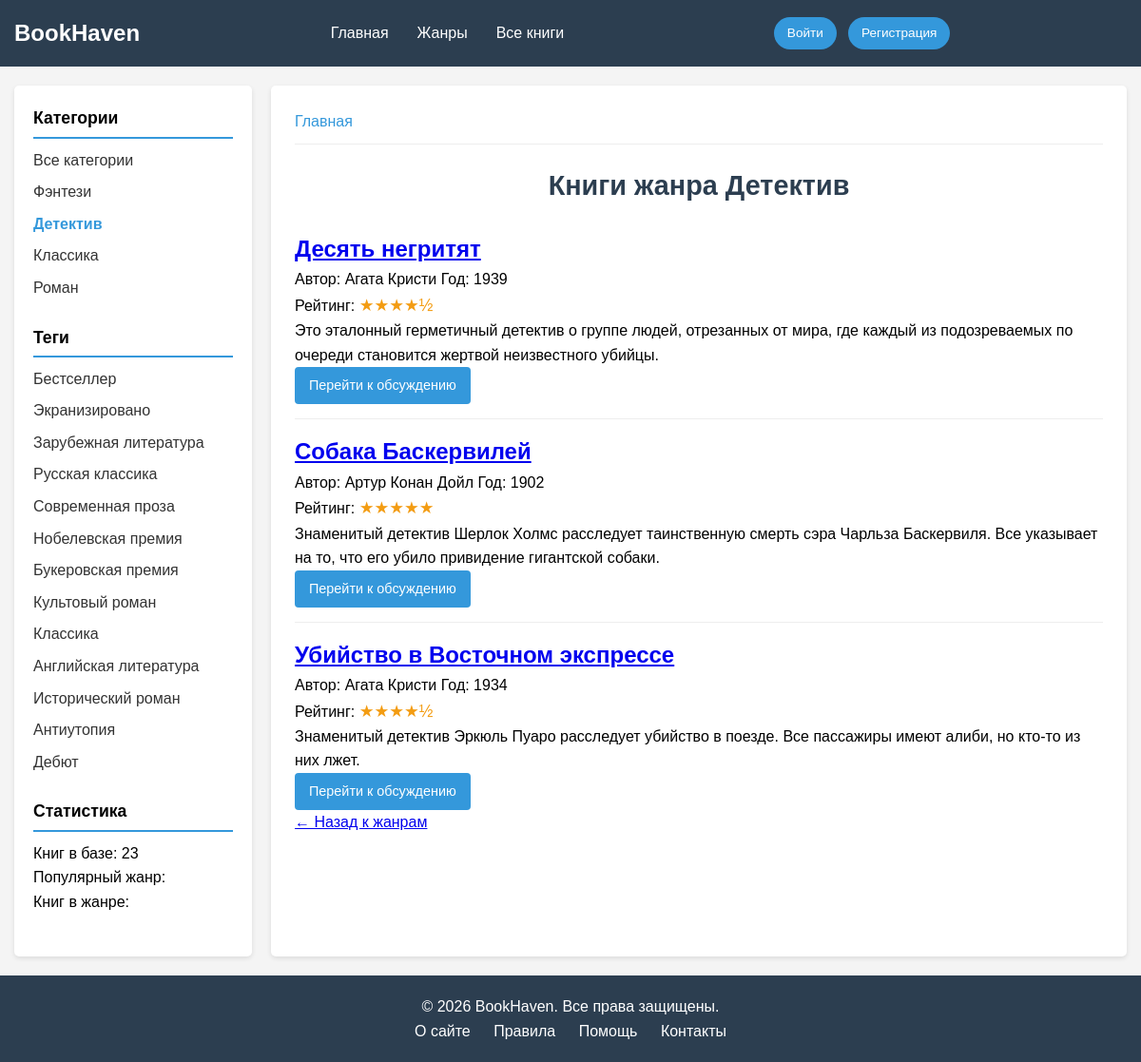
The page /genre/detective/ on the database its author committed.
### pages/models.py (models this page shows, shortened)
class Category(models.Model):
    name = models.CharField(max_length=100, db_index=True, verbose_name="Название")
    slug = models.SlugField(max_length=255, unique=True, db_index=True, verbose_name="URL")
    class Meta:
        verbose_name = 'Категория'
        verbose_name_plural = 'Категории'

class TagPost(models.Model):
    tag = models.CharField(max_length=100, db_index=True, verbose_name="Тег")
    slug = models.SlugField(max_length=255, unique=True, db_index=True, verbose_name="URL")
    class Meta:
        verbose_name = 'Тег'
        verbose_name_plural = 'Теги'

class Book(models.Model):
    class Status(models.IntegerChoices):
        DRAFT = 0, 'Черновик'
        PUBLISHED = 1, 'Опубликовано'
    photo = models.ImageField(
        upload_to='books_photos/%Y/%m/%d/',
        blank=True,
        null=True,
        verbose_name="Изображение книги"
    )
    title = models.CharField(max_length=255, verbose_name="Название")
    slug = models.SlugField(max_length=255, unique=True, db_index=True, verbose_name="URL")
    author = models.CharField(max_length=255, verbose_name="Автор")
    content = models.TextField(blank=True, verbose_name="Описание")
    genre = models.CharField(max_length=50, blank=True, default='', verbose_name="Жанр")
    year = models.IntegerField(default=2000, verbose_name="Год издания")
    rating = models.FloatField(default=0.0, verbose_name="Рейтинг")
    time_create = models.DateTimeField(auto_now_add=True, verbose_name="Время создания")
    time_update = models.DateTimeField(auto_now=True, verbose_name="Время обновления")
    is_published = models.IntegerField(choices=Status.choices, default=Status.DRAFT, verbose_name="Статус")
    cat = models.ForeignKey(Category, on_delete=models.PROTECT, null=True, blank=True, related_name='books', verbose_name="Категория")
    tags = models.ManyToManyField(TagPost, blank=True, related_name='books', verbose_name="Теги")
    author_user = models.ForeignKey(
        settings.AUTH_USER_MODEL,
        on_delete=models.SET_NULL,
        null=True,
        blank=True,
        related_name='books',
        verbose_name="Добавил на форум"
    )
    objects = models.Manager()
    published = PublishedManager()
    class Meta:
        ordering = ['-time_create']
        verbose_name = 'Книга'
        verbose_name_plural = 'Книги'

### books/views.py (the view)
# urls.py: path('genre/<slug:genre_slug>/', views.genre_detail, name='genre_detail'),
def genre_detail(request, genre_slug):
    category = get_object_or_404(Category, slug=genre_slug)
    books = Book.published.filter(cat=category)
    total_books = Book.published.count()
    categories = Category.objects.all()
    tags = TagPost.objects.all()
    context = {
        'title': f'Книги жанра {category.name}',
        'genre_name': category.name,
        'genre_slug': genre_slug,
        'books': books,
        'categories': categories,
        'tags': tags,
        'online_users': 42,
        'selected_category': category.id,
        'total_books': total_books,
        'total_users': 1234,
    }
    return render(request, 'pages/genre_detail.html', context)

### pages/models.py (called while the page is built)
    def get_queryset(self):
        return super().get_queryset().filter(is_published=Book.Status.PUBLISHED)

### pages/templatetags/book_tags.py (called while the page is built)
@register.simple_tag
def book_rating_stars(rating):
    full = int(rating)
    half = 1 if rating - full >= 0.5 else 0
    empty = 5 - full - half
    stars = '★' * full + '½' * half + '☆' * empty
    return mark_safe(f'<span class="rating-stars">{stars}</span>')

### templates/pages/genre_detail.html
{% extends 'pages/base.html' %}
{% load book_tags %}
{% block content %}
    {% if books %}
        <div class="books-list">
            {% for book in books %}
                <div class="book-item">
                    <h2 class="book-item__title">
                        <a href="{% url 'book_detail' book.slug %}">{{ book.title }}</a>
                    </h2>
                    <div class="book-item__meta">
                        <span class="book-item__author">Автор: {{ book.author }}</span>
                        <span class="book-item__year">Год: {{ book.year }}</span>
                    </div>
                    <div class="book-item__rating">
                        Рейтинг: {% book_rating_stars book.rating %}
                    </div>
                    <p class="book-item__description">
                        {{ book.content|truncatewords:30 }}
                    </p>
                    <a href="{% url 'book_detail' book.slug %}" class="btn">
                        Перейти к обсуждению
                    </a>
                </div>
                {% if not forloop.last %}<hr>{% endif %}
            {% endfor %}
        </div>
    {% else %}
        <p>В этом жанре пока нет книг.</p>
    {% endif %}
    <p><a href="{% url 'genres' %}">← Назад к жанрам</a></p>
{% endblock %}

### templates/pages/base.html (shortened to what this page needs)
<!DOCTYPE html>
{% load static %}
{% load book_tags %}
<html lang="ru">
<head>
    <link rel="stylesheet" href="{% static 'pages/css/style.css' %}">
</head>
<body>
    <div class="wrapper">
        <header class="header">
            <div class="container">
                <div class="header__inner">
                    <a href="{% url 'home' %}" class="logo">BookHaven</a>
                    <nav class="nav">
                        <ul class="menu">
                            <li class="menu__item"><a href="{% url 'home' %}" class="menu__link">Главная</a></li>
                            <li class="menu__item"><a href="{% url 'genres' %}" class="menu__link">Жанры</a></li>
                            <li class="menu__item"><a href="{% url 'all_books' %}" class="menu__link">Все книги</a></li>
                        </ul>
                    </nav>
                    <div class="user-menu">
                        {% if user.is_authenticated %}
                            <span class="user-name">{{ user.username }}</span>
                            <a href="{% url 'users:profile' %}" class="btn btn-small">Профиль</a>
                            <form method="post" action="{% url 'users:logout' %}" style="display: inline;">
                                {% csrf_token %}
                                <button type="submit" class="btn btn-small">Выйти</button>
                            </form>
                        {% else %}
                            <a href="{% url 'users:login' %}" class="btn btn-small">Войти</a>
                            <a href="{% url 'users:register' %}" class="btn btn-small">Регистрация</a>
                        {% endif %}
                    </div>
                </div>
            </div>
        </header>
        <main class="main">
            <div class="container">
                <div class="content-wrapper">
                    <aside class="sidebar">
                        <div class="sidebar__section">
                            <h3 class="sidebar__title">Категории</h3>
                            <ul class="sidebar__menu">
                                <li class="{% if selected_category == 0 %}selected{% endif %}">
                                    <a href="{% url 'home' %}">Все категории</a>
                                </li>
                                {% for category in categories %}
                                    <li class="{% if category.id == selected_category %}selected{% endif %}">
                                        <a href="{% url 'category' category.slug %}">
                                            {{ category.name }}
                                        </a>
                                    </li>
                                {% endfor %}
                            </ul>
                        </div>
                        <div class="sidebar__section">
                            <h3 class="sidebar__title">Теги</h3>
                            <ul class="sidebar__menu">
                                {% for tag in tags %}
                                    <li><a href="{% url 'tag' tag.slug %}">{{ tag.tag }}</a></li>
                                {% empty %}
                                    <li>Теги не добавлены</li>
                                {% endfor %}
                            </ul>
                        </div>
                        <div class="sidebar__section">
                            <h3 class="sidebar__title">Статистика</h3>
                            <div class="forum-stats">
                                <div class="stat-item">
                                    <span class="stat-label">Книг в базе:</span>
                                    <span class="stat-value">{{ total_books }}</span>
                                </div>
                                <div class="stat-item">
                                    <span class="stat-label">Популярный жанр:</span>
                                </div>
                                <div class="stat-item">
                                    <span class="stat-label">Книг в жанре:</span>
                                </div>
                            </div>
                        </div>
                    </aside>
                    <section class="content">
                        {% block breadcrumbs %}
                            <div class="breadcrumbs">
                                <a href="{% url 'home' %}">Главная</a>
                            </div>
                        {% endblock %}
                        <h1 class="page-title">{{ title }}</h1>
                        {% block content %}
                        {% endblock %}
                    </section>
                </div>
            </div>
        </main>
        <footer class="footer">
            <div class="container">
                <div class="footer__inner">
                    <div class="footer__copyright">
                        &copy; {% now "Y" %} BookHaven. Все права защищены.
                    </div>
                    <div class="footer__menu">
                        <a href="{% url 'about' %}">О сайте</a>
                        <a href="{% url 'rules' %}">Правила</a>
                        <a href="{% url 'help' %}">Помощь</a>
                        <a href="{% url 'contacts' %}">Контакты</a>
                    </div>
                </div>
            </div>
        </footer>
    </div>
</body>
</html>

### static/pages/css/style.css (style rules this page uses)
* { margin: 0; padding: 0; box-sizing: border-box; }
body { font-family: Arial, sans-serif; line-height: 1.6; background-color: #f4f4f4; }
.wrapper { min-height: 100vh; display: flex; flex-direction: column; }
.container { max-width: 1200px; margin: 0 auto; padding: 0 15px; }
.header { background-color: #2c3e50; color: white; padding: 1rem 0; }
.header__inner { display: flex; justify-content: space-between; align-items: center; flex-wrap: wrap; }
.logo { color: white; text-decoration: none; font-size: 1.5rem; font-weight: bold; }
.menu { display: flex; list-style: none; margin: 0; padding: 0; }
.menu li a { color: white; text-decoration: none; padding: 0 15px; }
.user-menu { display: flex; align-items: center; gap: 12px; margin-left: 20px; }
.user-menu .btn-small { padding: 6px 14px; font-size: 0.85rem; font-weight: 500; background-color: #3498db; color: white; text-decoration: none; border-radius: 25px; border: none; cursor: pointer; transition: all 0.3s ease; }
.main { flex: 1; padding: 20px 0; }
.content-wrapper { display: grid; grid-template-columns: 250px 1fr; gap: 20px; }
.sidebar { background-color: white; padding: 20px; border-radius: 5px; box-shadow: 0 2px 5px rgba(0, 0, 0, 0.1); }
.sidebar__section { margin-bottom: 25px; }
.sidebar__title { font-size: 1.1rem; margin-bottom: 10px; padding-bottom: 5px; border-bottom: 2px solid #3498db; }
.sidebar__menu { list-style: none; }
.sidebar__menu li { margin-bottom: 8px; }
.sidebar__menu a { color: #333; text-decoration: none; }
.sidebar__menu .selected a { color: #3498db; font-weight: bold; }
.content { background-color: white; padding: 25px; border-radius: 5px; box-shadow: 0 2px 5px rgba(0, 0, 0, 0.1); }
.page-title { font-size: 1.8rem; margin-bottom: 20px; color: #2c3e50; }
.breadcrumbs { margin-bottom: 20px; padding-bottom: 10px; border-bottom: 1px solid #eee; }
.breadcrumbs a { color: #3498db; text-decoration: none; }
.rating-stars { color: #f39c12; font-size: 1.1rem; }
.btn { display: inline-block; padding: 8px 15px; background-color: #3498db; color: white; text-decoration: none; border-radius: 4px; transition: background-color 0.3s; font-size: 0.9rem; }
hr { border: none; border-top: 1px solid #eee; margin: 15px 0; }
.footer { background-color: #2c3e50; color: white; padding: 20px 0; margin-top: auto; text-align: center; }
.footer__menu a { color: white; text-decoration: none; margin: 0 10px; }

### templates/pages/base.html (style rules this page uses)
.page-title { text-align: center; margin-bottom: 25px; }

### rows shown on the page
Category: name "Фэнтези"
Category: name "Детектив"
Category: name "Классика"
Category: name "Роман"
TagPost: tag "Бестселлер"
TagPost: tag "Экранизировано"
TagPost: tag "Зарубежная литература"
TagPost: tag "Русская классика"
TagPost: tag "Современная проза"
TagPost: tag "Нобелевская премия"
TagPost: tag "Букеровская премия"
TagPost: tag "Культовый роман"
TagPost: tag "Классика"
TagPost: tag "Английская литература"
TagPost: tag "Исторический роман"
TagPost: tag "Антиутопия"
TagPost: tag "Дебют"
Book: title "Десять негритят", author "Агата Кристи", year "1939", rating "★★★★½", content "Это эталонный герметичный детектив о группе людей, отрезанных от мира, где каждый из подозреваемых по очереди становится жертвой неизвестного убийцы."
Book: title "Собака Баскервилей", author "Артур Конан Дойл", year "1902", rating "★★★★★", content "Знаменитый детектив Шерлок Холмс расследует таинственную смерть сэра Чарльза Баскервиля. Все указывает на то, что его убило привидение гигантской собаки."
Book: title "Убийство в Восточном экспрессе", author "Агата Кристи", year "1934", rating "★★★★½", content "Знаменитый детектив Эркюль Пуаро расследует убийство в поезде. Все пассажиры имеют алиби, но кто-то из них лжет."

### other values the page prints
{{ total_books }} "23"
{{ title }} "Книги жанра Детектив"
